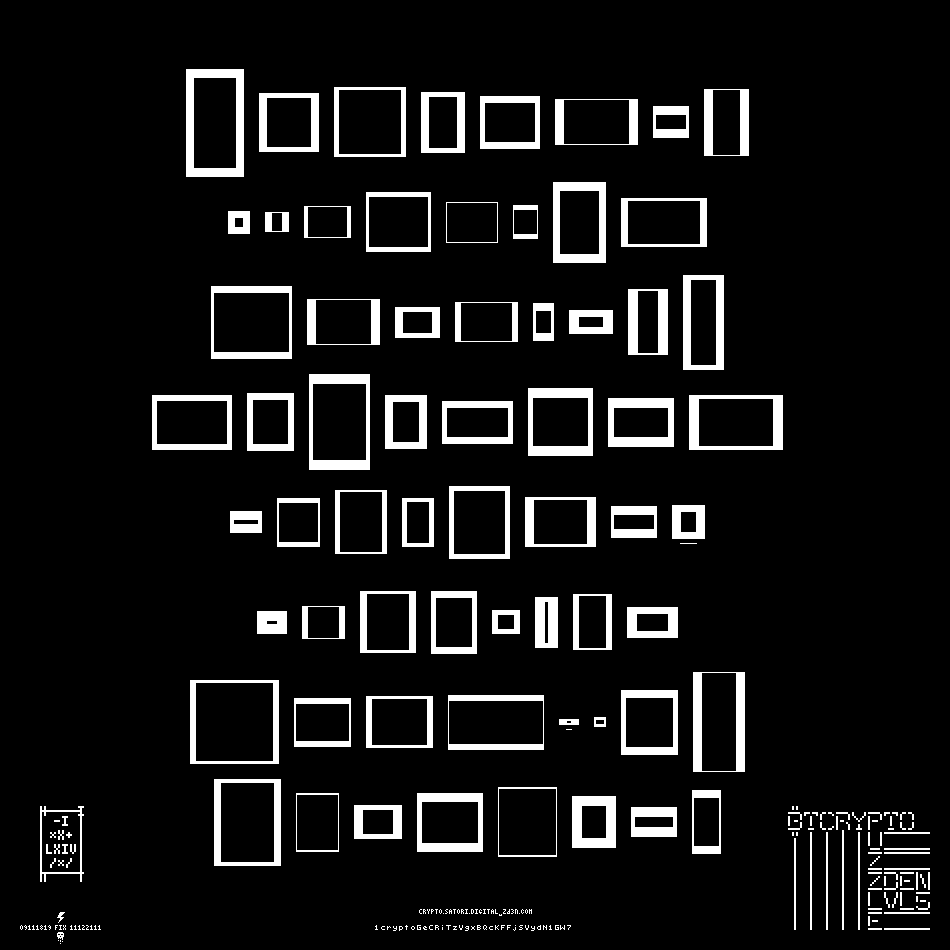
#> input picture img/crypto5fix.png, 950 x 950 px, found by its file name
$ python extract_v3.py
#> lines starting #> are read from the running program, lines starting #| are printed output that depends on the picture; after the words box and inside, x2 and y2 are one past the last pixel; in counts of white or black regions, pixels touching at a corner belong together
"""
v3: Extract ALL 64 rects including the last row.
- Crop y=0..900 to include bottom row.
- Mask out the formula box (bottom-left) and logo (bottom-right).
"""
import cv2
import numpy as np
import json

PATH = '/home/user/zden-puzzle/img/crypto5fix.png'
img = cv2.imread(PATH, cv2.IMREAD_GRAYSCALE)
#> img: shape (950, 950); 7.8% white; 246 white regions (111 under 20 px), largest, box (x1, y1, x2, y2) and area: (186, 69, 244, 177) 2484, (693, 672, 745, 772) 1868, (553, 182, 606, 263) 1836
H, W = img.shape
#> H = 950; W = 950

# Work on full image; we'll filter contours by position
_, binary = cv2.threshold(img, 128, 255, cv2.THRESH_BINARY)

# Mask the formula box (bottom-left) and logo (bottom-right) by zeroing those regions.
# Formula box area is roughly x=25..95, y=780..890 (7x11 small glyphs in pixel font style).
# Logo is roughly x=800..940, y=780..910.
# Also mask bottom center text region (y=900..950).
b2 = binary.copy()
b2[780:, 0:150] = 0  # formula box corner
b2[780:, 780:] = 0   # logo corner
b2[900:, :] = 0      # text at bottom
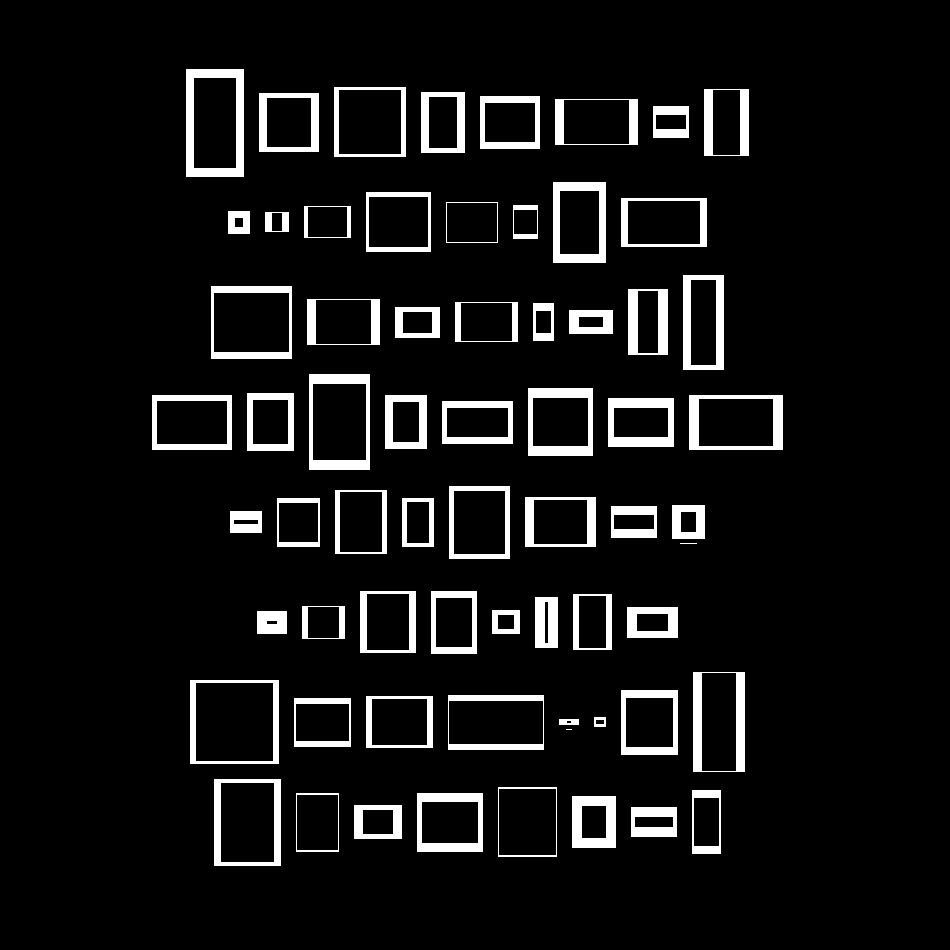
#> b2: shape (950, 950); 7.3% white; 66 white regions (2 under 20 px)

contours, hierarchy = cv2.findContours(b2, cv2.RETR_CCOMP, cv2.CHAIN_APPROX_NONE)
#> contours = 130 contours, 3 with area under 20; largest, box (x1, y1, x2, y2) and area: (190, 680, 279, 764) 7304, (195, 682, 274, 762) 6160, (186, 69, 244, 177) 6099, (211, 286, 292, 359) 5760, (309, 374, 370, 470) 5700
hier = hierarchy[0]

outer_rects = []
for i, c in enumerate(contours):
    nxt, prv, child, parent = hier[i]
    if parent != -1:
        continue
    x, y, w, h = cv2.boundingRect(c)
    if w < 7 or h < 5:
        continue
    area = w * h
    outer_rects.append({'idx': i, 'x': x, 'y': y, 'w': w, 'h': h, 'area': area, 'child': child})
#> this loop made 130 passes
#> (nxt, prv, child, parent, x, y, w, h) on passes 1, 3, 5, 7, 9, 11, 13, 15, 18, 20, 22, 24: (2, -1, 1, -1, 631, 807, 46, 30), (4, 0, 3, -1, 354, 805, 48, 34), (6, 2, 5, -1, 572, 796, 44, 52), (8, 4, 7, -1, 417, 793, 66, 59), (10, 6, 9, -1, 296, 793, 43, 59), (12, 8, 11, -1, 692, 790, 29, 64), (14, 10, 13, -1, 498, 787, 59, 70), (16, 12, 15, -1, 214, 779, 67, 87), (19, 16, 18, -1, 559, 719, 20, 6), (21, 17, 20, -1, 594, 717, 12, 10), (23, 19, 22, -1, 294, 698, 57, 49), (25, 21, 24, -1, 366, 696, 67, 52)
#> (nxt, prv, child, parent) on passes 2, 4, 6, 8, 10, 12: (-1, -1, -1, 0), (-1, -1, -1, 2), (-1, -1, -1, 4), (-1, -1, -1, 6), (-1, -1, -1, 8), (-1, -1, -1, 10)
#> after the loop, outer_rects = 64 items

def largest_inner(outer):
    ci = outer['child']
    best = None
    while ci != -1:
        ix, iy, iw, ih = cv2.boundingRect(contours[ci])
        if best is None or iw*ih > best[2]*best[3]:
            best = (ix, iy, iw, ih)
        ci = hier[ci][0]
    return best

for r in outer_rects:
    inner = largest_inner(r)
    if inner:
        r['ix'], r['iy'], r['iw'], r['ih'] = inner
        r['in_area'] = inner[2]*inner[3]
    else:
        r['ix'] = r['iy'] = r['iw'] = r['ih'] = 0
        r['in_area'] = 0
#> this loop made 64 passes
#> inner on passes 1 to 12: (634, 816, 40, 12), (362, 809, 32, 26), (581, 805, 26, 34), (421, 801, 58, 43), (296, 794, 43, 57), (693, 797, 27, 50), (498, 788, 59, 68), (220, 782, 55, 81), (566, 720, 6, 4), (595, 719, 10, 6), (295, 703, 55, 39), (371, 698, 57, 48)

# Filter: keep only rects with an inner hole AND area >= 100
outer_rects = [r for r in outer_rects if r['in_area'] > 0 and r['area'] >= 100]
print(f"{len(outer_rects)} rects after filter")
#| 64 rects after filter

# Cluster by y-center using per-row threshold
for r in outer_rects:
    r['yc'] = r['y'] + r['h']/2
#> this loop made 64 passes
outer_rects.sort(key=lambda r: r['yc'])

rows = []
if outer_rects:
    rows.append([outer_rects[0]])
    for r in outer_rects[1:]:
        row_mean_y = np.mean([x['yc'] for x in rows[-1]])
        if abs(r['yc'] - row_mean_y) < 50:
            rows[-1].append(r)
        else:
            rows.append([r])
#> this loop made 63 passes
#> row_mean_y on passes 1 to 12: 122, 122, 122, 122.1, 122.2, 122.2, 122.3, 122.4, 222, 222, 222, 222
#> after the loop, rows = 8 items
for row in rows:
    row.sort(key=lambda r: r['x'])
#> this loop made 8 passes
print(f"Rows: {len(rows)} counts: {[len(r) for r in rows]}")
#| Rows: 8 counts: [8, 8, 8, 8, 8, 8, 8, 8]

flat = [r for row in rows for r in row]
#> flat = 64 items
print(f"Flat: {len(flat)}")
#| Flat: 64

REPO = [
    (6264, 3780, 2484), (3540, 2156, 1384), (5040, 3968, 1072), (2684, 1428, 1256),
    (3180, 1950, 1230), (3818, 2860, 958), (1152, 420, 732), (3015, 1755, 1260),
    (506, 72, 434), (480, 180, 300), (1504, 1170, 334), (3900, 2950, 950),
    (2132, 1950, 182), (850, 552, 298), (4293, 2457, 1836), (4214, 3096, 1118),
    (5913, 4425, 1488), (3358, 2420, 938), (1395, 609, 786), (2520, 1938, 582),
    (798, 330, 468), (1056, 240, 816), (2640, 1240, 1400), (3895, 2125, 1770),
    (4400, 3010, 1390), (2726, 1540, 1186), (5856, 4028, 1828), (2268, 1040, 1228),
    (3053, 1769, 1284), (4420, 2640, 1780), (3234, 1566, 1668), (5170, 3478, 1692),
    (704, 96, 608), (2107, 1521, 586), (3328, 2520, 808), (1568, 902, 666),
    (4453, 3213, 1240), (3550, 2332, 1218), (1472, 560, 912), (1139, 300, 839),
    (690, 30, 660), (1419, 961, 458), (3472, 2352, 1120), (2898, 1764, 1134),
    (672, 224, 448), (1173, 123, 1050), (2184, 1404, 780), (1581, 527, 1054),
    (7476, 6006, 1470), (2793, 1961, 832), (3484, 2530, 954), (5280, 4042, 1238),
    (126, 8, 118), (120, 32, 88), (3705, 2303, 1402), (5200, 3332, 1868),
    (5829, 4187, 1642), (2537, 2255, 282), (1632, 720, 912), (3894, 2296, 1598),
    (4130, 3762, 368), (2288, 768, 1520), (1380, 380, 1000), (1856, 1200, 656),
]

print("\nidx | pixel    | repo    | diff_out | diff_in | wOut hOut wIn hIn t_lr t_tb")
print("-"*100)
misses = 0
data = []
for i in range(64):
    if i >= len(flat):
        ro, ri, rs = REPO[i]
        print(f"{i:2d} | MISSING                           | repo={ro},{ri},{rs}")
        misses += 1
        continue
    r = flat[i]
    ro, ri, rs = REPO[i]
    t_lr = (r['w'] - r['iw']) // 2
    t_tb = (r['h'] - r['ih']) // 2
    shell_px = r['area'] - r['in_area']
    do = r['area'] - ro
    di = r['in_area'] - ri
    flag = ' MISMATCH' if abs(do) > 80 else ''
    if flag:
        misses += 1
    print(f"{i:2d} | {r['area']:5d},{r['in_area']:5d},{shell_px:5d} | {ro:5d},{ri:5d},{rs:5d} |"
          f" {do:+4d} | {di:+4d} | {r['w']:3d} {r['h']:3d} {r['iw']:3d} {r['ih']:3d}  t={t_lr},{t_tb}{flag}")
    data.append({
        'order': i,
        'x': r['x'], 'y': r['y'],
        'w_out': r['w'], 'h_out': r['h'],
        'w_in': r['iw'], 'h_in': r['ih'],
        't_horiz': t_lr, 't_vert': t_tb,
        'outer_area': r['area'],
        'inner_area': r['in_area'],
        'shell_area': shell_px,
    })
#> this loop made 64 passes
#> (t_lr, t_tb, shell_px, di) on passes 1 to 12: (7, 8, 2216, 268), (7, 4, 1194, 190), (4, 2, 816, 256), (7, 4, 1094, 162), (4, 6, 1048, 182), (8, 0, 736, 222), (2, 8, 640, 92), (8, 0, 1072, 188), (6, 6, 396, 38), (6, 0, 240, 60), (3, 0, 192, 142), (2, 4, 728, 222)
#> (t_lr, t_tb) on pass 18: (8, 0)
#|  0 |  6264, 4048, 2216 |  6264, 3780, 2484 |   +0 | +268 |  58 108  44  92  t=7,8
#|  1 |  3540, 2346, 1194 |  3540, 2156, 1384 |   +0 | +190 |  60  59  46  51  t=7,4
#|  2 |  5040, 4224,  816 |  5040, 3968, 1072 |   +0 | +256 |  72  70  64  66  t=4,2
#|  3 |  2684, 1590, 1094 |  2684, 1428, 1256 |   +0 | +162 |  44  61  30  53  t=7,4
#|  4 |  3180, 2132, 1048 |  3180, 1950, 1230 |   +0 | +182 |  60  53  52  41  t=4,6
#|  5 |  3818, 3082,  736 |  3818, 2860,  958 |   +0 | +222 |  83  46  67  46  t=8,0
#|  6 |  1152,  512,  640 |  1152,  420,  732 |   +0 |  +92 |  36  32  32  16  t=2,8
#|  7 |  3015, 1943, 1072 |  3015, 1755, 1260 |   +0 | +188 |  45  67  29  67  t=8,0
#> (further printed lines are left out)

print(f"\nMismatches/misses: {misses}/64")
#| Mismatches/misses: 0/64
with open('/home/user/zden-puzzle/img/rects_v3.json', 'w') as f:
    json.dump(data, f, indent=2)
